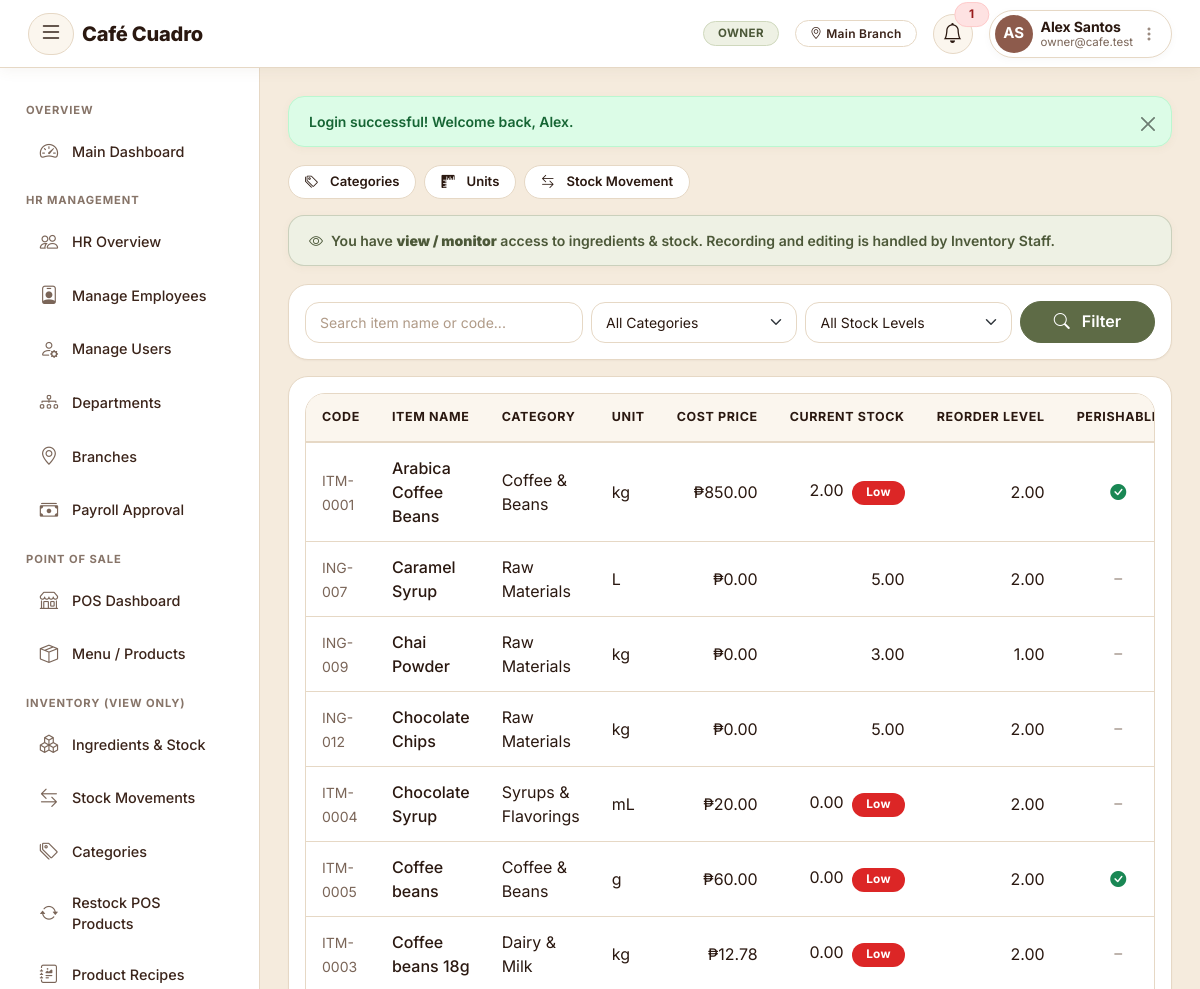
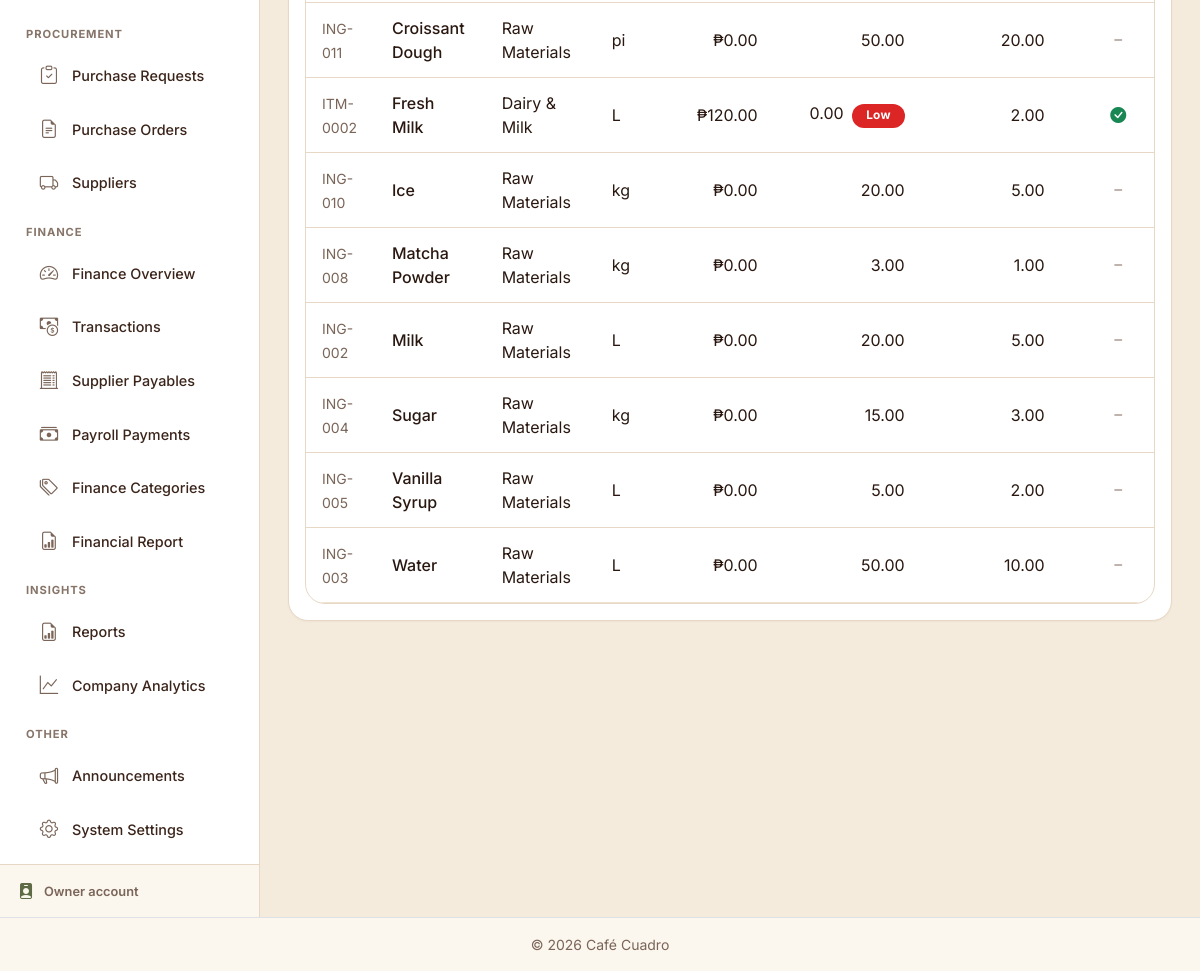
The app's page /modules/inventory/index.php (signed in) with its own data (2 pictures, top to bottom).
### tables this page shows
CREATE TABLE `branches` (
  `branch_id` int(11) NOT NULL,
  `branch_name` varchar(100) NOT NULL,
  `address` varchar(255) DEFAULT NULL,
  `contact_number` varchar(30) DEFAULT NULL,
  `latitude` decimal(10,7) DEFAULT NULL,
  `longitude` decimal(10,7) DEFAULT NULL,
  `status` enum('ACTIVE','INACTIVE') NOT NULL DEFAULT 'ACTIVE',
  `created_at` timestamp NOT NULL DEFAULT current_timestamp()
);

CREATE TABLE `items` (
  `item_id` int(11) NOT NULL,
  `item_code` varchar(30) DEFAULT NULL,
  `item_name` varchar(150) NOT NULL,
  `category_id` int(11) NOT NULL,
  `unit_id` int(11) NOT NULL,
  `cost_price` decimal(10,2) DEFAULT 0.00,
  `current_stock` decimal(10,2) DEFAULT 0.00,
  `reorder_level` decimal(10,2) DEFAULT 0.00,
  `is_perishable` tinyint(1) DEFAULT 0,
  `status` enum('Active','Inactive') DEFAULT 'Active',
  `created_at` datetime DEFAULT current_timestamp(),
  `updated_at` datetime DEFAULT current_timestamp() ON UPDATE current_timestamp()
);

CREATE TABLE `categories` (
  `category_id` int(11) NOT NULL,
  `category_name` varchar(100) NOT NULL,
  `description` varchar(255) DEFAULT NULL,
  `created_at` datetime DEFAULT current_timestamp()
);

CREATE TABLE `units` (
  `unit_id` int(11) NOT NULL,
  `unit_name` varchar(50) NOT NULL,
  `unit_symbol` varchar(10) NOT NULL
);

### modules/inventory/index.php (the view, shortened to what this page needs)
<?php
require_once __DIR__ . '/../../config/db.php';
require_once __DIR__ . '/../../includes/functions.php';
$canManage = userCanDo('inventory.manage');
$branchId = currentRoleId() === ROLE_INVENTORY_STAFF ? inventoryAssignedBranchId($pdo, (int)$_SESSION['user_id']) : null;
$search = trim($_GET['search'] ?? '');
$stockExpression = $branchId ? 'COALESCE(bii.current_stock,0)' : 'COALESCE(i.current_stock,0)';
$branchStockJoin = $branchId ? 'LEFT JOIN branch_item_inventory bii ON bii.item_id=i.item_id AND bii.branch_id=?' : '';
$sql = "SELECT i.*, c.category_name, u.unit_symbol, $stockExpression AS display_stock,
           m.product_id AS pos_product_id, m.pos_units_per_item, p.name AS pos_product_name
        FROM items i
        JOIN categories c ON i.category_id = c.category_id
        JOIN units u ON i.unit_id = u.unit_id
    $branchStockJoin
    LEFT JOIN item_pos_mappings m ON m.item_id=i.item_id
    LEFT JOIN products p ON p.id=m.product_id
        WHERE 1=1";
$params = $branchId ? [$branchId] : [];
$sql .= " ORDER BY i.item_name ASC";
$stmt = $pdo->prepare($sql);
$stmt->execute($params);
$items = $stmt->fetchAll();
include __DIR__ . '/../../includes/header.php';
?>
<div class="d-flex flex-wrap justify-content-between align-items-center mb-3 gap-2">
    <div class="d-flex gap-2">
        <a href="<?= BASE_URL ?>inventory/categories" class="btn btn-outline-secondary btn-sm">
            <i class="bi bi-tags me-1"></i> Categories
        </a>
        <a href="<?= BASE_URL ?>inventory/units" class="btn btn-outline-secondary btn-sm">
            <i class="bi bi-rulers me-1"></i> Units
        </a>
        <a href="<?= BASE_URL ?>inventory/stock-movement" class="btn btn-outline-secondary btn-sm">
            <i class="bi bi-arrow-left-right me-1"></i> Stock Movement
        </a>
    </div>
</div>
<?php if (!$canManage): ?><?= readOnlyNotice('ingredients & stock') ?><?php endif; ?>
<div class="card-panel p-3 mb-3">
    <form method="GET" class="row g-2 align-items-center">
        <div class="col-md-4">
            <input type="text" name="search" class="form-control" placeholder="Search item name or code..." value="<?= clean($search) ?>">
        </div>
        <div class="col-md-3">
            <select name="category" class="form-select">
                <option value="">All Categories</option>
            </select>
        </div>
        <div class="col-md-3">
            <select name="stock" class="form-select">
                <option value="">All Stock Levels</option>
            </select>
        </div>
        <div class="col-md-2 d-grid">
            <button type="submit" class="btn btn-brand"><i class="bi bi-search me-1"></i>Filter</button>
        </div>
    </form>
</div>
<div class="card-panel p-3">
    <div class="table-responsive">
        <table class="table table-hover align-middle mb-0">
            <thead class="table-light">
                <tr>
                    <th>Code</th>
                    <th>Item Name</th>
                    <th>Category</th>
                    <th>Unit</th>
                    <th class="text-end">Cost Price</th>
                    <th class="text-end"><?= $branchId ? 'Branch Stock' : 'Current Stock' ?></th>
                    <th class="text-end">Reorder Level</th>
                    <th class="text-center">Perishable</th>
                </tr>
            </thead>
            <tbody>
                <?php if (empty($items)): ?>
                    <tr><td colspan="<?= $canManage ? 11 : 10 ?>" class="text-center text-muted py-4">No items found.</td></tr>
                <?php else: foreach ($items as $item):
                    $isLow = $item['display_stock'] <= $item['reorder_level'];
                ?>
                    <tr>
                        <td><span class="text-muted small"><?= clean($item['item_code']) ?></span></td>
                        <td class="fw-medium"><?= clean($item['item_name']) ?></td>
                        <td><?= clean($item['category_name']) ?></td>
                        <td><?= clean($item['unit_symbol']) ?></td>
                        <td class="text-end"><?= peso($item['cost_price']) ?></td>
                        <td class="text-end">
                            <?= number_format($item['display_stock'], 2) ?>
                            <?php if ($isLow): ?>
                                <span class="badge badge-low-stock ms-1">Low</span>
                            <?php endif; ?>
                        </td>
                        <td class="text-end text-muted"><?= number_format($item['reorder_level'], 2) ?></td>
                        <td class="text-center">
                            <?php if ($item['is_perishable']): ?>
                                <i class="bi bi-check-circle-fill text-success"></i>
                            <?php else: ?>
                                <i class="bi bi-dash text-muted"></i>
                            <?php endif; ?>
                        </td>
                    </tr>
                <?php endforeach; endif; ?>
            </tbody>
        </table>
    </div>
</div>
<?php include __DIR__ . '/../../includes/footer.php'; ?>

### includes/header.php (shortened to what this page needs)
<?php
$esc = function_exists('e') ? 'e' : 'clean';
$isOwnerTheme           = currentRoleId() == ROLE_OWNER;
$isEmployeeTheme        = currentRoleId() == ROLE_EMPLOYEE;
$isEmployeeManagerTheme = currentRoleId() == ROLE_EMPLOYEE_MANAGER;
$isHrManagerTheme       = currentRoleId() == ROLE_HR_MANAGER;
$isHrStaffTheme         = currentRoleId() == ROLE_HR_STAFF;
$isCafeTheme            = in_array(currentRoleId(), [ROLE_CASHIER, ROLE_INVENTORY_STAFF, ROLE_FINANCE_STAFF], true);
?>
<!DOCTYPE html>
<html lang="en">
<head>
<link rel="stylesheet" href="https://cdn.jsdelivr.net/npm/bootstrap@5.3.3/dist/css/bootstrap.min.css">
<link rel="stylesheet" href="https://cdn.jsdelivr.net/npm/bootstrap-icons@1.11.3/font/bootstrap-icons.css">
<link rel="stylesheet" href="<?= BASE_URL ?>assets/hrms/css/style.css?v=<?= ASSET_VER ?>">
<link rel="stylesheet" href="<?= BASE_URL ?>assets/inv/css/style.css?v=<?= ASSET_VER ?>">
<link rel="stylesheet" href="<?= BASE_URL ?>assets/shared/unified.css?v=<?= ASSET_VER ?>">
<link rel="stylesheet" href="<?= BASE_URL ?>assets/shared/responsive.css?v=<?= ASSET_VER ?>">
<link rel="stylesheet" href="<?= BASE_URL ?>assets/shared/roast-app.css?v=<?= ASSET_VER ?>">
</head>
<body class="unified-theme <?= $isOwnerTheme ? 'owner-theme' : ($isEmployeeTheme ? 'employee-theme' : ($isEmployeeManagerTheme ? 'employee-manager-theme' : ($isHrManagerTheme ? 'hr-manager-theme' : ($isHrStaffTheme ? 'hr-staff-theme' : ($isCafeTheme ? 'cafe-theme' : ''))))) ?>">
<nav class="navbar navbar-expand-lg app-navbar">
  <div class="container-fluid">
    <button class="btn btn-link sidebar-toggle-btn me-2" id="sidebarToggle" title="Toggle sidebar" aria-label="Toggle sidebar">
      <i class="bi bi-list fs-4"></i>
    </button>
    <a class="navbar-brand fw-bold d-flex align-items-center text-decoration-none" href="<?= BASE_URL ?>dashboard">
      <span class="brand-text" style="color:#2a1810 !important; -webkit-text-fill-color:#2a1810 !important; background:none !important; font-family:'Fraunces',Georgia,serif; font-weight:600; font-size:1.4rem; letter-spacing:-0.01em; display:inline-block;"><?= APP_NAME ?></span>
    </a>
    <div class="ms-auto d-flex align-items-center gap-2 gap-md-3">
      <?php if (isLoggedIn()):
        try {
            $unreadCount = function_exists('unreadNotificationCount') ? unreadNotificationCount($pdo, (int)$_SESSION['user_id']) : 0;
        } catch (Exception $ex) {
            $notifications = [];
            $unreadCount = 0;
        }
        $nameParts  = preg_split('/\s+/', trim($_SESSION['full_name'] ?? ''), 2);
        $firstName  = $nameParts[0] ?? '';
        $lastName   = $nameParts[1] ?? '';
      ?>
        <span class="badge role-pill d-none d-sm-inline-block"><?= $esc(currentRoleName()) ?></span>
        <?php if (currentBranchName()): ?>
          <span class="badge branch-pill d-none d-md-inline-block"><i class="bi bi-geo-alt me-1"></i><?= $esc(currentBranchName()) ?></span>
        <?php endif; ?>
        <div class="dropdown">
          <a class="position-relative notif-bell-btn text-decoration-none" href="#" role="button" data-bs-toggle="dropdown" title="Notifications">
            <i class="bi bi-bell fs-5"></i>
            <?php if ($unreadCount > 0): ?>
              <span class="position-absolute top-0 start-100 translate-middle badge rounded-pill bg-danger" style="font-size:.65rem;"><?= $unreadCount > 9 ? '9+' : $unreadCount ?></span>
            <?php endif; ?>
          </a>
        </div>
        <div class="dropdown">
          <a class="d-flex align-items-center text-decoration-none navbar-user-pill" href="#" role="button" data-bs-toggle="dropdown">
            <div class="user-avatar-wrap">
              <?= renderAvatar($_SESSION['profile_photo'] ?? null, $firstName, $lastName, 38) ?>
            </div>
            <div class="ms-2 text-start d-none d-md-block lh-sm pe-1">
              <div class="user-name fw-bold"><?= $esc($_SESSION['full_name'] ?? '') ?></div>
              <div class="user-sub text-muted small"><?= $esc($_SESSION['email'] ?? currentRoleName()) ?></div>
            </div>
            <i class="bi bi-three-dots-vertical ms-1 d-none d-md-inline text-muted opacity-75"></i>
          </a>
        </div>
      <?php endif; ?>
    </div>
  </div>
</nav>
<div class="app-wrapper d-flex">
<?php require_once __DIR__ . '/sidebar.php'; ?>

### assets/hrms/css/style.css (style rules this page uses)
:root { --primary: #5e6b46; --primary-dark: #2a1810; --primary-light: #7d8b62; --accent: #5e6b46; --accent-soft: #eef1e4; --bg-light: #f5ebdd; --cream: #ffffff; --ink: #2a1810; --ink-soft: #7a6558; --border-soft: #e6d8c5; --success: #16a34a; --danger: #dc2626; --warning: #d97706; --sidebar-width: 260px; --sidebar-collapsed-width: 54px; --radius-sm: 10px; --radius-md: 16px; --radius-lg: 22px; --shadow-sm: 0 1px 3px rgba(42,24,16, 0.06); --shadow-md: 0 4px 18px rgba(120,90,60, 0.10); --shadow-lg: 0 10px 34px rgba(120,90,60, 0.16); --font-brand: 'Inter', sans-serif; --font-body: 'Inter', sans-serif; }
* { scrollbar-width: thin; scrollbar-color: var(--accent-soft) transparent; }
html { scroll-behavior: smooth; }
body { background-color: var(--bg-light); font-family: var(--font-body); color: var(--ink); -webkit-font-smoothing: antialiased; }
a { color: var(--primary); text-decoration-color: rgba(94,107,70, 0.35); }
.app-navbar { background: #ffffff !important; border-bottom: 1px solid var(--border-soft); position: sticky; top: 0; z-index: 1030; box-shadow: 0 2px 14px rgba(120,90,60, 0.07); min-height: 60px; }
.navbar-brand { font-family: var(--font-body); font-weight: 700; font-size: 1.15rem; letter-spacing: 0.4px; display: flex; align-items: center; }
.navbar-brand .brand-text { color: #5e6b46 !important; -webkit-text-fill-color: #5e6b46 !important; background: none !important; font-weight: 800; }
#sidebarToggle { border-radius: var(--radius-sm); transition: background 0.15s ease; }
.app-navbar .role-pill { font-weight: 600; font-size: 0.72rem; letter-spacing: 0.3px; text-transform: uppercase; color: #fff; background: transparent; border: 1px solid rgba(255,255,255,0.45); border-radius: 999px; padding: 5px 14px; }
.app-wrapper { display: flex; min-height: calc(100vh - 60px); }
.table thead { background-color: var(--accent-soft); color: var(--primary-dark); }
.table thead th { font-size: 0.78rem; text-transform: uppercase; letter-spacing: 0.04em; font-weight: 600; border-bottom: none; white-space: nowrap; }
.table tbody tr { transition: background 0.12s ease; }
.table td, .table th { vertical-align: middle; }
.table-responsive { border-radius: var(--radius-md); }
.form-control, .form-select { border-radius: var(--radius-sm); border-color: var(--border-soft); padding: 8px 12px; }
.btn { border-radius: var(--radius-sm); font-weight: 500; transition: transform 0.08s ease, box-shadow 0.15s ease; }
.btn-sm { border-radius: 7px; }
.badge { font-weight: 500; letter-spacing: 0.01em; padding: 5px 9px; border-radius: 6px; }

### assets/shared/responsive.css (style rules this page uses)
:root { --nav-h: 60px; }
html { -webkit-text-size-adjust: 100%; }
body { overflow-x: hidden; }
.app-wrapper { min-height: calc(100vh - var(--nav-h)); min-height: calc(100dvh - var(--nav-h)); }
.table-responsive, .table-wrap { -webkit-overflow-scrolling: touch; }

### records on screen
branches: branch_name "Main Branch"
items: item_code "ITM-0001", item_name "Arabica Coffee Beans", category.category_name "Coffee & Beans", unit.unit_symbol "kg", cost_price "₱850.00", display_stock "2.00", shows "Low", reorder_level "2.00", is_perishable 1 (drawn)
items: item_code "ING-007", item_name "Caramel Syrup", category.category_name "Raw Materials", unit.unit_symbol "L", cost_price "₱0.00", display_stock "5.00", reorder_level "2.00", is_perishable 0 (drawn)
items: item_code "ING-009", item_name "Chai Powder", category.category_name "Raw Materials", unit.unit_symbol "kg", cost_price "₱0.00", display_stock "3.00", reorder_level "1.00", is_perishable 0 (drawn)
items: item_code "ING-012", item_name "Chocolate Chips", category.category_name "Raw Materials", unit.unit_symbol "kg", cost_price "₱0.00", display_stock "5.00", reorder_level "2.00", is_perishable 0 (drawn)
items: item_code "ITM-0004", item_name "Chocolate Syrup", category.category_name "Syrups & Flavorings", unit.unit_symbol "mL", cost_price "₱20.00", display_stock "0.00", shows "Low", reorder_level "2.00", is_perishable 0 (drawn)
items: item_code "ITM-0005", item_name "Coffee beans", category.category_name "Coffee & Beans", unit.unit_symbol "g", cost_price "₱60.00", display_stock "0.00", shows "Low", reorder_level "2.00", is_perishable 1 (drawn)
items: item_code "ITM-0003", item_name "Coffee beans 18g", category.category_name "Dairy & Milk", unit.unit_symbol "kg", cost_price "₱12.78", display_stock "0.00", shows "Low", reorder_level "2.00", is_perishable 0 (drawn)
items: item_code "ING-011", item_name "Croissant Dough", category.category_name "Raw Materials", unit.unit_symbol "pi", cost_price "₱0.00", display_stock "50.00", reorder_level "20.00", is_perishable 0 (drawn)
items: item_code "ITM-0002", item_name "Fresh Milk", category.category_name "Dairy & Milk", unit.unit_symbol "L", cost_price "₱120.00", display_stock "0.00", shows "Low", reorder_level "2.00", is_perishable 1 (drawn)
items: item_code "ING-010", item_name "Ice", category.category_name "Raw Materials", unit.unit_symbol "kg", cost_price "₱0.00", display_stock "20.00", reorder_level "5.00", is_perishable 0 (drawn)
items: item_code "ING-008", item_name "Matcha Powder", category.category_name "Raw Materials", unit.unit_symbol "kg", cost_price "₱0.00", display_stock "3.00", reorder_level "1.00", is_perishable 0 (drawn)
items: item_code "ING-002", item_name "Milk", category.category_name "Raw Materials", unit.unit_symbol "L", cost_price "₱0.00", display_stock "20.00", reorder_level "5.00", is_perishable 0 (drawn)
items: item_code "ING-004", item_name "Sugar", category.category_name "Raw Materials", unit.unit_symbol "kg", cost_price "₱0.00", display_stock "15.00", reorder_level "3.00", is_perishable 0 (drawn)
items: item_code "ING-005", item_name "Vanilla Syrup", category.category_name "Raw Materials", unit.unit_symbol "L", cost_price "₱0.00", display_stock "5.00", reorder_level "2.00", is_perishable 0 (drawn)
items: item_code "ING-003", item_name "Water", category.category_name "Raw Materials", unit.unit_symbol "L", cost_price "₱0.00", display_stock "50.00", reorder_level "10.00", is_perishable 0 (drawn)

### other values on screen
APP_NAME "Café Cuadro"
$esc(currentRoleName()) "OWNER"
$unreadCount "1"
$initials "AS"
$esc($_SESSION['full_name'] ?? '') "Alex Santos"
$esc($_SESSION['email'] ?? currentRoleName()) "owner@cafe.test"
$sidebarFooterLabel "Owner"
$f['message'] "Login successful! Welcome back, Alex."
$what "ingredients & stock"
